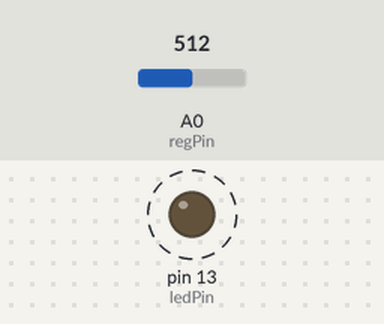
Recording of a sketch running on a simulated Arduino Uno, built with avr-gcc and run on an emulated ATmega328P. Parts: output pins drawn as LEDs (lit = HIGH). Dashed ring = blinking. Inputs (shaded band) come from the test bench; at power-on: A0 (regPin) = 512.

Above: at 1.8 s.
1.9 s: A0 (regPin) set to 0
At 3.0 s:
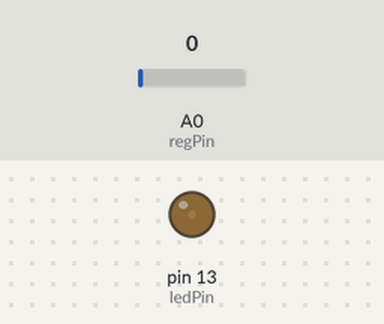
3.6 s: A0 (regPin) set to 122
At 3.9 s:
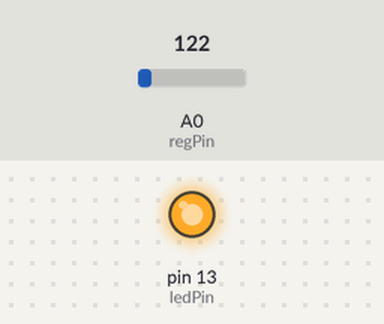
Timing chart, 0 to 13.1 s (numbered marks = the images above; inputs shaded):
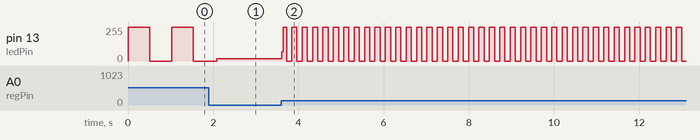

The sketch:

potentiometer_with_resistor1.ino
```cpp
// C++ code
//

const int ledPin=13;
const int regPin=A0;
int sensorValue=0;

void setup()
{
  pinMode(regPin, INPUT);
  pinMode(ledPin, OUTPUT);
}

void loop()
{
  sensorValue=analogRead(regPin);

  digitalWrite(ledPin, HIGH);
  delay(sensorValue); // Wait for 1000 millisecond(s)
  digitalWrite(ledPin, LOW);
  delay(sensorValue); // Wait for 1000 millisecond(s)
}
```

Measured:
- after the input at 3.6 s, pin 13 (ledPin): 16/255 → 68/255 at once, then moves between 0/255 and 255/255, repeating every 0.24 s
- by itself, pin 13 (ledPin): alternates 255/255 for 0.51 s and 0/255 for 0.51 s
